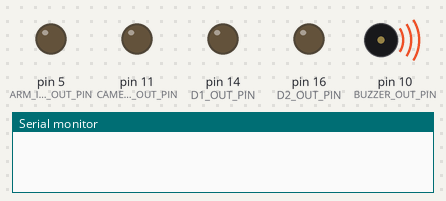
Bench run of a sketch on a simulated Arduino Uno, built with avr-gcc and run on an emulated ATmega328P. Parts: output pins drawn as LEDs (lit = HIGH), buzzer (waves = sounding), the last lines printed to the serial monitor. Pins used as bus, display or sensor lines are not drawn.

Above: at 0.12 s.
At 0.87 s:
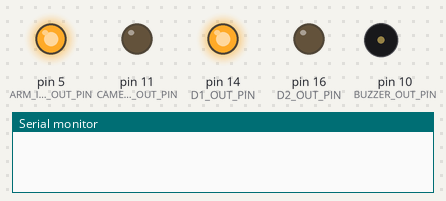
At 2.2 s:
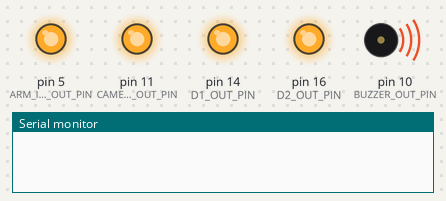
At 3.7 s:
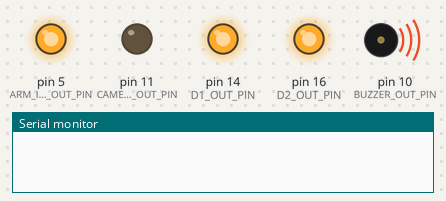
At 5.7 s:
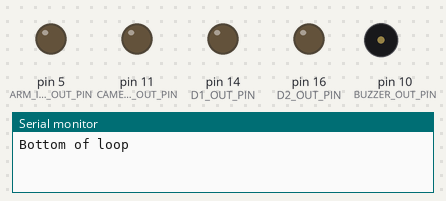
At 8.37 s:
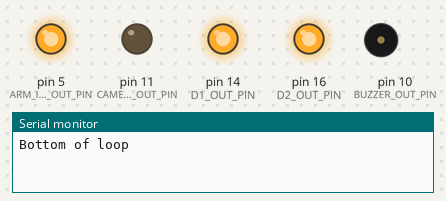
Timing chart, 0 to 9.4 s (numbered marks = the images above):
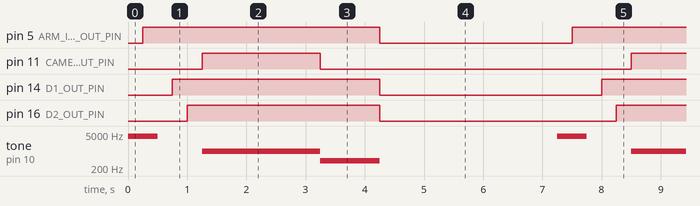

Measured:
- by itself, pin 5 (ARM_INDICATOR_OUT_PIN): alternates HIGH for 4.0 s and LOW for 3.3 s
- by itself, pin 11 (CAMERA_FOCUS_OUT_PIN): alternates HIGH for 2.0 s and LOW for 5.3 s
- by itself, pin 14 (D1_OUT_PIN): alternates HIGH for 3.5 s and LOW for 3.8 s
- by itself, pin 16 (D2_OUT_PIN): alternates HIGH for 3.3 s and LOW for 4.0 s
- by itself, tone on pin 10 (BUZZER_OUT_PIN): repeats every 7.3 s: silent 0.75 s, 1000 Hz 2.0 s, 400 Hz 1.0 s, silent 3.0 s, 4000 Hz 0.50 s

The sketch:

UT_buzzer.ino
```cpp
// UT for Rev4_1, Rev4_2 or Rev4_3 boards ... cycles through outputs


const unsigned int BUZZER_OUT_PIN = 10;          // Pin to audible indicator
const unsigned int CAMERA_TRIGGER_OUT_PIN = 12;  // Pin for shtter opto-isoloatr
const unsigned int CAMERA_FOCUS_OUT_PIN = 11;    // Pin for focus opto-isolator
const unsigned int LED_OUT_PIN = 13;        // Pin for 2nd trigger output
const unsigned int ARM_INDICATOR_OUT_PIN = 5;  // Indicates sensor is armed, turns laser on
const unsigned int D1_OUT_PIN = 14;
const unsigned int D2_OUT_PIN = 16;


void setup() {

// output pins
  pinMode(ARM_INDICATOR_OUT_PIN, OUTPUT);
  pinMode(CAMERA_TRIGGER_OUT_PIN, OUTPUT);
  pinMode(CAMERA_FOCUS_OUT_PIN, OUTPUT);
  pinMode(D1_OUT_PIN, OUTPUT);
  pinMode(D2_OUT_PIN, OUTPUT);

  digitalWrite(ARM_INDICATOR_OUT_PIN, LOW);
  digitalWrite(CAMERA_TRIGGER_OUT_PIN, LOW);
  digitalWrite(CAMERA_FOCUS_OUT_PIN, LOW);
  digitalWrite(LED_OUT_PIN, LOW);
  digitalWrite(D1_OUT_PIN, LOW);
  digitalWrite(D2_OUT_PIN, LOW);

  Serial.begin(9600);

}

void loop() {


  // step through turning outputs on
  tone(BUZZER_OUT_PIN, 4000 /* hz*/, 500 /* ms */);
  delay(250);
  digitalWrite(ARM_INDICATOR_OUT_PIN, HIGH);
  delay(250);
  digitalWrite(LED_OUT_PIN, HIGH);
  delay(250);
  digitalWrite(D1_OUT_PIN, HIGH);
  delay(250);
  digitalWrite(D2_OUT_PIN, HIGH);
  delay(250);
  digitalWrite(CAMERA_FOCUS_OUT_PIN, HIGH);
  tone(BUZZER_OUT_PIN, 1000 /* hz*/, 2000 /* ms */);
  delay(2000);
  digitalWrite(CAMERA_FOCUS_OUT_PIN, LOW);
  digitalWrite(CAMERA_TRIGGER_OUT_PIN, HIGH);
  tone(BUZZER_OUT_PIN, 400 /* hz*/, 1000 /* ms */);
  delay(1000);


  // turn all off
  digitalWrite(ARM_INDICATOR_OUT_PIN, LOW);
  digitalWrite(CAMERA_TRIGGER_OUT_PIN, LOW);
  digitalWrite(CAMERA_FOCUS_OUT_PIN, LOW);
  digitalWrite(LED_OUT_PIN, LOW);
  digitalWrite(D1_OUT_PIN, LOW);
  digitalWrite(D2_OUT_PIN, LOW);
  Serial.println("Bottom of loop");

  delay(3000);

}
```
